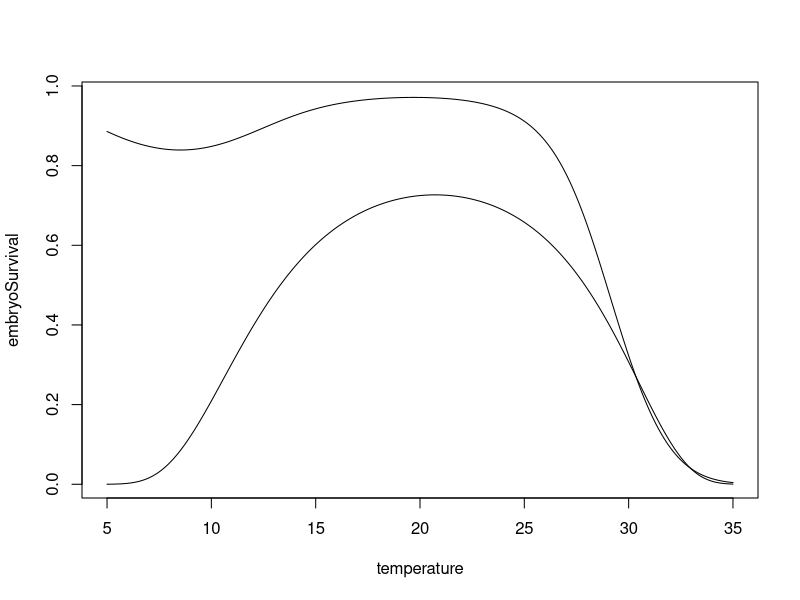
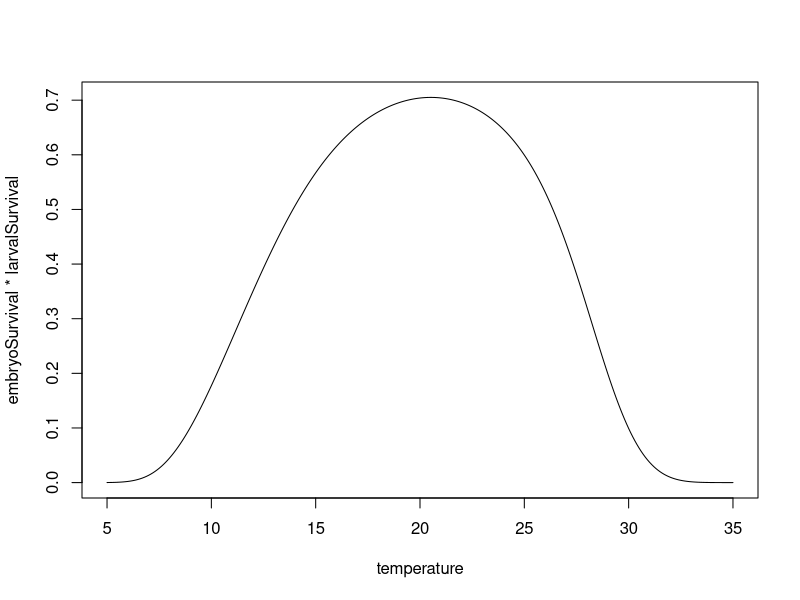
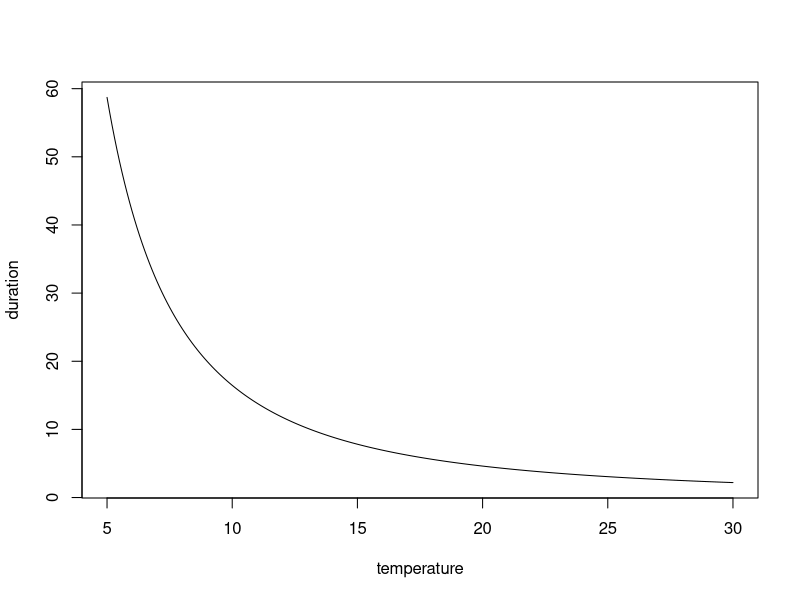
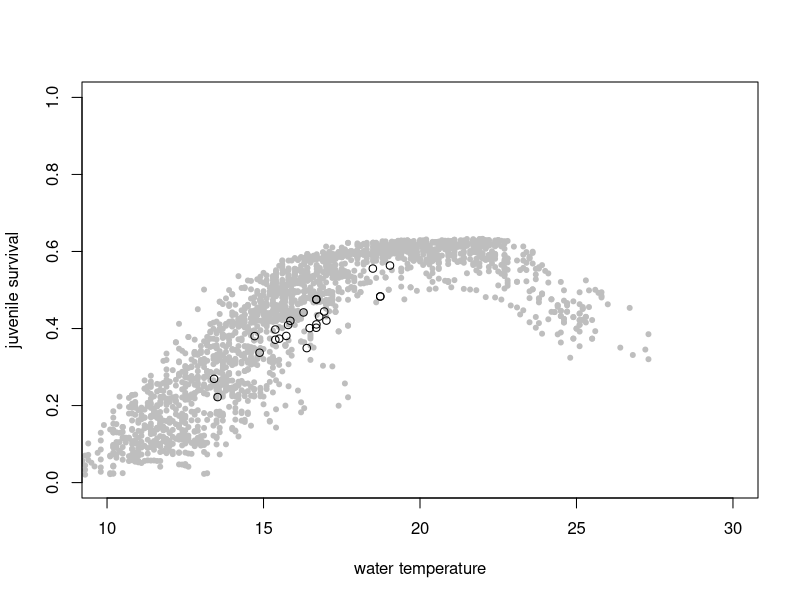

The R source for these figures, in order: (Note: this script raises an error after producing the figures.)
library(dplyr)
library(survival)
library(lme4)
#library(pracma)
#library(data.table)

rm( list = ls())

# ===== TSR Jatteau et al 2017 corrected (see script_TSR v3.R) ================================================

# with lme output
dailySurvivalEmbryo = function(temperature, modelSurvivalEmbryo, parDurationIncubation){
  sel = is.na(temperature)
  temperature[sel] = 0
  duration = round(parDurationIncubation[1] * temperature^parDurationIncubation[2])
  predict_matrix = model.matrix(~Temp+I(Temp^2)+I(Temp^3),data = data.frame(Temp = temperature))
  surv = (1 / (1 + exp(-predict_matrix %*% fixef(modelSurvivalEmbryo))))^(1 / duration)
  surv[sel] = NA
  return(surv)
}

dailySurvivalLarvae = function(temperature, modelSurvivalLarvae) {
  sel = is.na(temperature)
  temperature[sel] = 0
  pred_matrix = model.matrix(~Temp + I(Temp^2)+ I(Temp^3), data = data.frame(Temp = temperature))
  surv = exp(-1/exp(pred_matrix %*% (modelSurvivalLarvae$coefficients[1:4])))
  surv[sel] = NA
  return(surv)
}

# with lme coeff
dailySurvivalEmbryoCoeff = function(temperature, modelSurvivalEmbryoCoeff, parDurationIncubation){
  sel = is.na(temperature)
  temperature[sel] = 0
  duration = (parDurationIncubation[1] * temperature ^ parDurationIncubation[2]) # remove the round() to smooth the curve
  predict_matrix = model.matrix(~ Temp + I(Temp ^ 2) + I(Temp ^ 3), data = data.frame(Temp = temperature))
  surv = (1 / (1 + exp(-predict_matrix %*% modelSurvivalEmbryoCoeff))) ^ (1 / duration)
  surv[sel] = NA
  return(surv)
}

dailySurvivalLarvaeCoeff = function(temperature, modelSurvivalLarvaeCoeff) {
  sel = is.na(temperature)
  temperature[sel] = 0
  pred_matrix = model.matrix(~Temp + I(Temp^2) + I(Temp^3), data = data.frame(Temp = temperature)) 
  surv = exp(-1/exp(pred_matrix %*% (modelSurvivalLarvaeCoeff)))
  surv[sel] = NA
  return(surv)
}

parDurationIncubation = c(1124.531453,  -1.834438)
modelSurvivalEmbryoCoeff = c(-1.245015E+01,  1.120331E+00 , -7.830614E-03, -6.112982E-04)
modelSurvivalLarvaeCoeff = c(-1.851093E+00,  5.132855E-01, -1.020347E-02, -7.005887E-05 )
horizon = 14 
temperature = seq(5,35,.1)

embryoSurvival =  dailySurvivalEmbryoCoeff(temperature, modelSurvivalEmbryoCoeff, parDurationIncubation)
larvalSurvival =  dailySurvivalLarvaeCoeff(temperature, modelSurvivalLarvaeCoeff)^horizon

plot(temperature, embryoSurvival, type = 'l')
lines(temperature, larvalSurvival)

plot(temperature, embryoSurvival * larvalSurvival, type = 'l')

temperature = seq(5, 30,.1)
duration = (parDurationIncubation[1] * temperature ^ parDurationIncubation[2]) 
plot(temperature, duration, type ='l')

# ==== observed data ========================================================================
envGGD = read.csv("envCondition.csv", sep = ";")
repro = read.csv("reproMonitoring.csv", sep = ";")

envGGD = envGGD %>% mutate(dateC = as.character(date), date = as.Date(date)) %>% mutate(month = format(date, '%m'))
repro = repro %>% mutate(dateC = as.character(date), date = as.Date(date)) %>% mutate(month = format(date, '%m'))


elabData =   envGGD %>% left_join(select(repro, one_of(c("lien", "dateC", "Bulls", "BullsRelative"))), by = c("lien", "dateC")) %>% 
  filter(month %in% c('04', '05', '06'))

myData = elabData %>% group_by(lien) %>% summarise(meanWaterTemp = mean(Temp1), meanSurvival = mean(juvenileSurvival, na.rm = TRUE))


plot(elabData$Temp1, elabData$juvenileSurvival, pch = 20, col = "grey", xlim = c(10,30), ylim = c(0,1),
     xlab = 'water temperature', ylab = 'juvenile survival')
points(myData$meanWaterTemp, myData$meanSurvival)
lines(temperature, embryoSurvival * larvalSurvival)
       